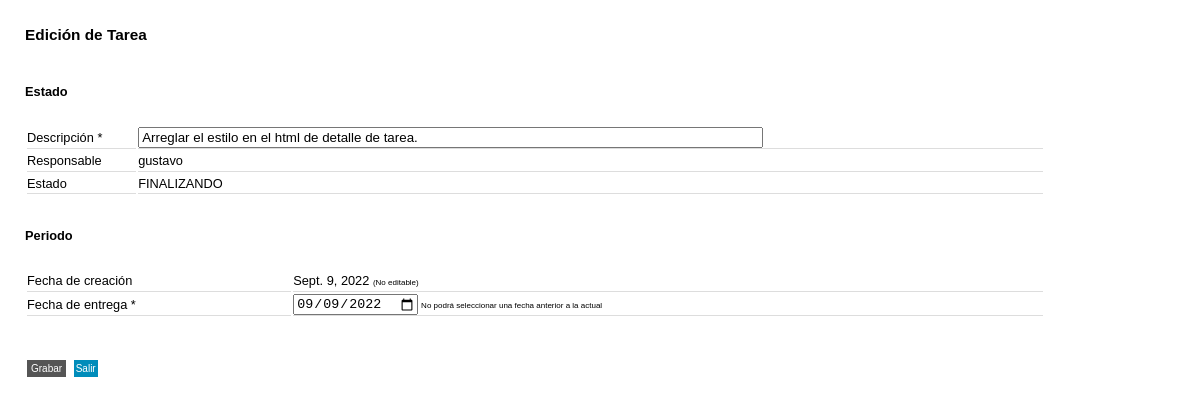
/gestion_tareas/editar_tarea/21, run on the app's committed database.
### gestion_tareas/models.py (models this page shows)
class tarea(models.Model):
    descripcion = models.CharField(max_length=128,default='')
    fecha_cracion = models.DateField(default=datetime.date.today)
    fecha_entrega = models.DateField(default=datetime.date.today)
    responsable = models.CharField(max_length=128,default='')
    estado = models.CharField(max_length=128,default='PROGRESO')

### gestion_tareas/views.py (the view, shortened to what this page needs)
# urls.py: path('editar_tarea/<str:ind>',views.editar_tarea,name='editar_tarea'),
def editar_tarea(request,ind):
    tarea_editar = tarea.objects.get(id=ind)
    fecha_defecto = str(tarea_editar.fecha_entrega)
    fecha_minima = str(datetime.today().date())
    return render(request,'gestion_tareas/editar_tarea.html',{
        'tarea':tarea_editar,
        'fecha_defecto':fecha_defecto,
        'fecha_minima':fecha_minima
    })

### gestion_tareas/templates/gestion_tareas/editar_tarea.html (shortened to what this page needs)
{% load static %}
<!DOCTYPE html>
<html>
    <head>
        <link rel="stylesheet" href="{% static 'gestion_tareas/base.css' %}" >
   </head>
    <body>
            <h3>Edición de Tarea</h3>
            <form method="post" >
                <br>
                <h4>Estado</h4>
                <br>
                <table>
                    <tbody>
                        <tr>
                            <td>
                                <label>Descripción *</label>
                            </td>
                            <td>
                                <input type="text" name="descripcion" class="form-control" value="{{ tarea.descripcion }}" required size="75">
                            </td>
                        </tr>
                        <tr>
                            <td>
                                <label>Responsable</label>
                            </td>
                            <td>
                                <label type="text" class="form-control">{{ tarea.responsable }}</label>
                            </td>
                        </tr>
                        <tr>
                            <td>
                                <label>Estado</label>
                            </td>
                            <td>
                                <label type="text" class="form-control">{{ tarea.estado }}</label>
                            </td>
                        </tr>
                    </tbody>
                </table>
                <br>
                <h4>Periodo</h4>
                <br>
                <table>
                    <tbody>
                        <tr>
                            <td>
                                <label>Fecha de creación</label>
                            </td>
                            <td>
                                <label class="form-control">{{ tarea.fecha_cracion }}</label>
                                 <h10 style="font-size: 8px; text-align: left;">(No editable)</h10>
                           </td>
                        </tr>
                        <tr>
                            <td>
                                <label>Fecha de entrega *</label>
                            </td>
                            <td>
                                <input type="date" name="fecha_entrega" value="{{ fecha_defecto }}" min="{{ fecha_minima }}" required>
                                <h10 style="font-size: 8px; text-align: left;">No podrá seleccionar una fecha anterior a la actual</h10>
                            </td>
                        </tr>
                    </tbody>
                </table>
                <br>
                <br>
                <div>
                    <button type="submit" class="button">Grabar</button>
                    <a class="button2" href="{% url 'gestion_tareas:dashboard' tarea.responsable %}">Salir</a>
                </div>
            </form>
    </body>
</html>

### gestion_tareas/static/gestion_tareas/base.css (style rules this page uses)
body { margin: 0; padding: 0; font-size: 80%; line-height: 1.5; font-family: Arial, Helvetica, sans-serif; width: 85%; margin: 25px; }
h1, h2, h3, h4 { margin: 1em 0 .5em; line-height: 1.25 }
h3 { font-size: 1.2em }
table { width: 100%; font-size: 1.0em }
th, td { text-align: left; padding: 0; border-bottom: 1px solid #ddd; }
.button { background-color: #555555; border: none; color: white; padding: 3px 4px; text-align: center; text-decoration: none; display: inline-block; font-size: 10px; margin: 4px 2px; cursor: pointer; }
.button2 { background-color: #008CBA; border: none; color: white; padding: 0.8px 2px; text-align: center; text-decoration: none; display: inline-block; font-size: 10px; margin: 4px 2px; cursor: pointer; }

### data on the page
tarea: descripcion "Arreglar el estilo en el html de detalle de tarea.", responsable "gustavo", estado "FINALIZANDO", fecha_cracion "Sept. 9, 2022"
